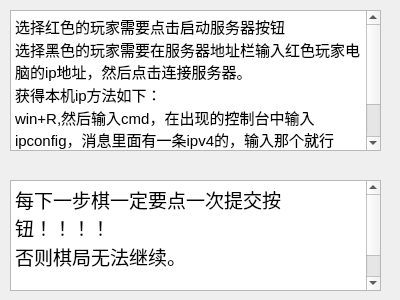
<?xml version="1.0" encoding="UTF-8"?>
<ui version="4.0">
 <class>webMsgWidget</class>
 <widget class="QWidget" name="webMsgWidget">
  <property name="geometry">
   <rect>
    <x>0</x>
    <y>0</y>
    <width>400</width>
    <height>300</height>
   </rect>
  </property>
  <property name="windowTitle">
   <string>Form</string>
  </property>
  <widget class="QPlainTextEdit" name="plainTextEdit">
   <property name="geometry">
    <rect>
     <x>10</x>
     <y>10</y>
     <width>371</width>
     <height>141</height>
    </rect>
   </property>
   <property name="font">
    <font>
     <pointsize>11</pointsize>
    </font>
   </property>
   <property name="plainText">
    <string>选择红色的玩家需要点击启动服务器按钮
选择黑色的玩家需要在服务器地址栏输入红色玩家电脑的ip地址，然后点击连接服务器。
获得本机ip方法如下：
win+R,然后输入cmd，在出现的控制台中输入ipconfig，消息里面有一条ipv4的，输入那个就行
</string>
   </property>
  </widget>
  <widget class="QPlainTextEdit" name="plainTextEdit_2">
   <property name="geometry">
    <rect>
     <x>10</x>
     <y>180</y>
     <width>371</width>
     <height>111</height>
    </rect>
   </property>
   <property name="font">
    <font>
     <pointsize>14</pointsize>
    </font>
   </property>
   <property name="plainText">
    <string>每下一步棋一定要点一次提交按钮！！！！
否则棋局无法继续。
</string>
   </property>
  </widget>
 </widget>
 <resources/>
 <connections/>
</ui>
